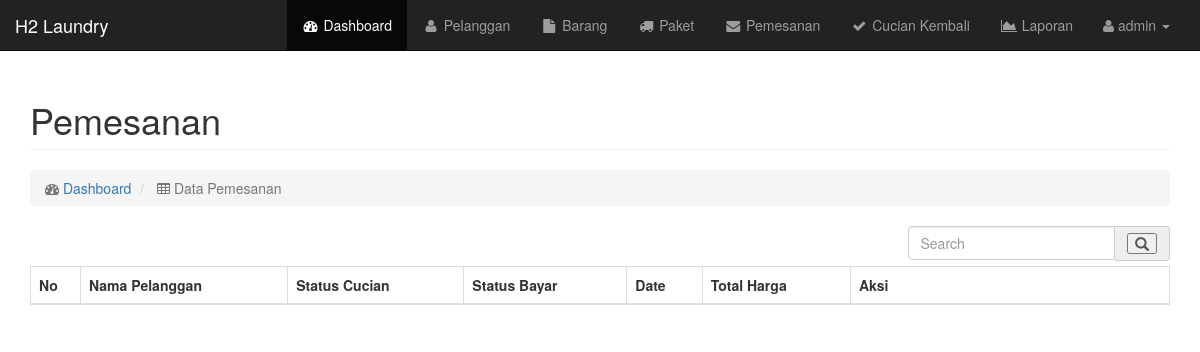
Page /admin/pemesanan.php (signed in) on the earlier database version.
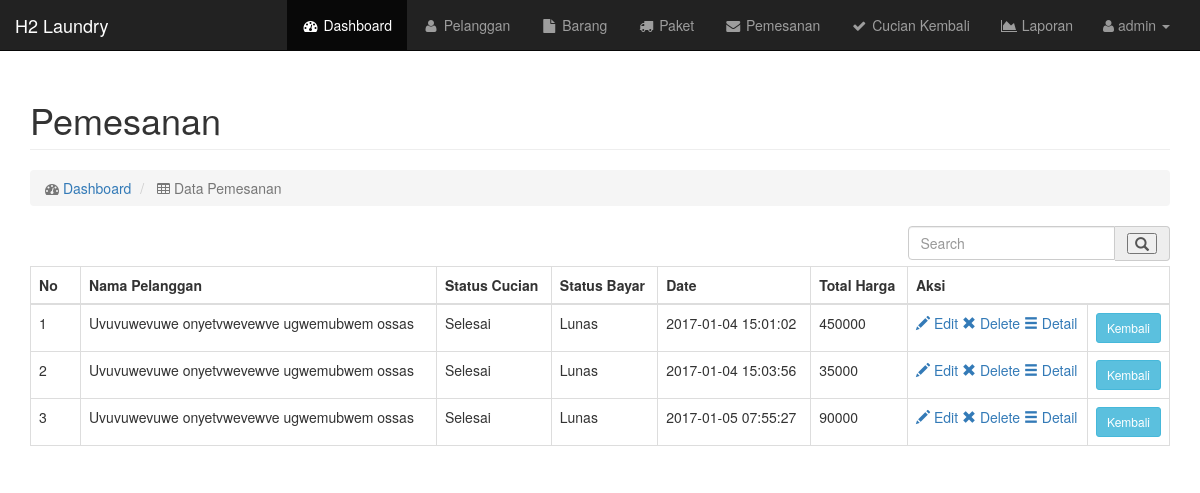
Same page on the later database version.
### tables this page shows
CREATE TABLE `pemesanan` (
  `id_pemesanan` int(11) NOT NULL,
  `id_pelgn` int(11) NOT NULL,
  `id_paket` int(11) NOT NULL,
  `status_cucian` int(11) NOT NULL DEFAULT '0',
  `status_bayar` int(11) DEFAULT '0',
  `tgl_pemesanan` timestamp NOT NULL DEFAULT CURRENT_TIMESTAMP,
  `berat` int(11) NOT NULL,
  `total_harga` int(11) NOT NULL,
  `status` int(11) NOT NULL DEFAULT '0'
);

CREATE TABLE `pelanggan` (
  `id_pelgn` int(11) NOT NULL,
  `username` varchar(50) NOT NULL,
  `pass_pelgn` varchar(50) NOT NULL,
  `nama_pelgn` varchar(50) NOT NULL,
  `no_hp_pelgn` varchar(12) NOT NULL,
  `almt_pelgn` varchar(50) NOT NULL,
  `status` int(1) NOT NULL
);

### admin/pemesanan.php (the view, shortened to what the changed rows need)
<?php
require_once "../config.php";
require_once "funcadmin.php";
include "../template/header.php";
 ?>
 <?php
$cari = isset($_REQUEST['cari']) ? $_REQUEST['cari'] : '';
$sq = isset($_REQUEST['s']) ? $_REQUEST['s'] : '';
if ($sq == 'ok'){
  if ($cari == ""){
    $sql = " SELECT paket.paket,pelanggan.nama_pelgn,pemesanan.status_cucian,pemesanan.status_bayar,pemesanan.tgl_pemesanan,pemesanan.berat,pemesanan.total_harga,pemesanan.id_pemesanan FROM pemesanan INNER JOIN pelanggan on pemesanan.id_pelgn = pelanggan.id_pelgn INNER JOIN paket on pemesanan.id_paket = paket.id_paket where pemesanan.status = 0 and pemesanan.status_cucian = 1";
   }else{
     $sql = " SELECT paket.paket,pelanggan.nama_pelgn,pemesanan.status_cucian,pemesanan.status_bayar,pemesanan.tgl_pemesanan,pemesanan.berat,pemesanan.total_harga,pemesanan.id_pemesanan FROM pemesanan INNER JOIN pelanggan on pemesanan.id_pelgn = pelanggan.id_pelgn INNER JOIN paket on pemesanan.id_paket = paket.id_paket where pemesanan.status = 0 and pemesanan.status_cucian = 1 and pelanggan.nama_pelgn like '%$cari%'";
   }
}elseif ($sq == ''){
  if ($cari == ""){
      $sql = " SELECT paket.paket,pelanggan.nama_pelgn,pemesanan.status_cucian,pemesanan.status_bayar,pemesanan.tgl_pemesanan,pemesanan.berat,pemesanan.total_harga,pemesanan.id_pemesanan FROM pemesanan INNER JOIN pelanggan on pemesanan.id_pelgn = pelanggan.id_pelgn INNER JOIN paket on pemesanan.id_paket = paket.id_paket";
  }
}
$que = $conn->prepare($sql);
$que->execute();
$que->setFetchMode(PDO::FETCH_OBJ);
$stmt = $que->fetchAll();
  ?>
<div id="page-wrapper">
<div class="container">
  <div class="row">
      <div class="col-md-12">
          <h1 class="page-header">
              Pemesanan
          </h1>
      </div>
  </div>
  <div class="row">
      <div class="col-lg-12">
          <div class="table-responsive">
              <table class="table table-bordered table-hover">
                  <thead>
                      <tr>
                          <th width="50">No</th>
                          <th>Nama Pelanggan</th>
                          <th>Status Cucian</th>
                          <th>Status Bayar</th>
                          <th>Date</th>
                          <th>Total Harga</th>
                          <th width="200" colspan="2">Aksi</th>
                      </tr>
                  </thead>
                  <tbody>
                    <?php
                    $no = 0;
                    foreach ($stmt as $q)
                    {
                        $no++;
                        ?>
                      <tr>
                          <td><?= $no ?></td>
                          <td><?= $q->nama_pelgn ?></td>
                          <td><?= sCuci($q->status_cucian) ?></td>
                          <td><?= sBayar($q->status_bayar) ?></td>
                          <td><?= $q->tgl_pemesanan ?></td>
                          <td><?= $q->total_harga ?></td>
                          <td width="180">
                            <a href="editPemesanan.php?id_pemesanan=<?= $q->id_pemesanan ?>" > <span class="glyphicon glyphicon-pencil" aria-hidden="true"></span> Edit </a>
                            <a href="proPemesanan.php?action=del&id=<?= $q->id_pemesanan?> " > <span class="glyphicon glyphicon-remove" aria-hidden="true"></span> Delete </a>
                            <a href="detailPemesanan.php?id=<?= $q->id_pemesanan?> " > <span class="glyphicon glyphicon-menu-hamburger" aria-hidden="true"></span> Detail </a>
                          </td>
                          <td width="75">
                            <?php
                            if($q->status_cucian == 1) {
                            ?>
                            <a href="kembalikan.php?balik&id=<?= $q->id_pemesanan?>" class="btn btn-info btn-sm">Kembali</a>
                            <?php }else{ ?>
                            <a href="kembalikan.php?selesai&id=<?= $q->id_pemesanan?>" class="btn btn-info btn-sm">Selesai</a>
                          <?php  } ?>
                          </td>
                      </tr>
                      <?php }?>
                  </tbody>
              </table>
          </div>
      </div>
  </div>
</div>
</div>
<?php include "../template/footer.php"; ?>

### admin/funcadmin.php (shortened to what the changed rows need)
<?php
function sCuci($data){
	if ($data == 0){
		echo "Belum Selesai";
	}else{
		echo "Selesai";
	}
}
function sBayar($data){
	if($data == 0){
		echo "Belum Lunas";
	}else{
		echo "Lunas";
	}
}
?>

Differences in the rows shown:
added pemesanan: id_pelgn.nama_pelgn "Uvuvuwevuwe onyetvwevewve ugwemubwem ossas", status_cucian "Selesai", status_bayar "Lunas", tgl_pemesanan "2017-01-04 15:01:02", total_harga "450000"
added pemesanan: id_pelgn.nama_pelgn "Uvuvuwevuwe onyetvwevewve ugwemubwem ossas", status_cucian "Selesai", status_bayar "Lunas", tgl_pemesanan "2017-01-04 15:03:56", total_harga "35000"
added pemesanan: id_pelgn.nama_pelgn "Uvuvuwevuwe onyetvwevewve ugwemubwem ossas", status_cucian "Selesai", status_bayar "Lunas", tgl_pemesanan "2017-01-05 07:55:27", total_harga "90000"
